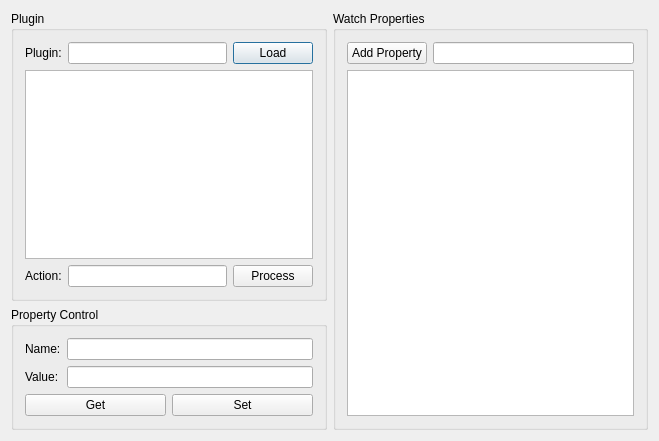
<?xml version="1.0" encoding="UTF-8"?>
<ui version="4.0">
 <class>Dialog</class>
 <widget class="QDialog" name="Dialog">
  <property name="geometry">
   <rect>
    <x>0</x>
    <y>0</y>
    <width>659</width>
    <height>441</height>
   </rect>
  </property>
  <property name="windowTitle">
   <string>Plugin Tester</string>
  </property>
  <layout class="QGridLayout" name="gridLayout_5">
   <item row="0" column="0">
    <widget class="QGroupBox" name="groupBox_3">
     <property name="title">
      <string>Plugin</string>
     </property>
     <layout class="QGridLayout" name="gridLayout_4">
      <item row="0" column="0">
       <widget class="QLabel" name="label">
        <property name="text">
         <string>Plugin:</string>
        </property>
       </widget>
      </item>
      <item row="0" column="1">
       <widget class="QLineEdit" name="lineEditPlugin"/>
      </item>
      <item row="0" column="2">
       <widget class="QPushButton" name="pushButton">
        <property name="text">
         <string>Load</string>
        </property>
       </widget>
      </item>
      <item row="1" column="0" colspan="3">
       <widget class="QTableView" name="tableView">
        <attribute name="horizontalHeaderStretchLastSection">
         <bool>true</bool>
        </attribute>
        <attribute name="horizontalHeaderStretchLastSection">
         <bool>true</bool>
        </attribute>
       </widget>
      </item>
      <item row="2" column="0">
       <widget class="QLabel" name="label_2">
        <property name="text">
         <string>Action:</string>
        </property>
       </widget>
      </item>
      <item row="2" column="1">
       <widget class="QLineEdit" name="lineEditAction"/>
      </item>
      <item row="2" column="2">
       <widget class="QPushButton" name="pushButton_2">
        <property name="text">
         <string>Process</string>
        </property>
       </widget>
      </item>
     </layout>
    </widget>
   </item>
   <item row="0" column="1" rowspan="2">
    <widget class="QGroupBox" name="groupBox_2">
     <property name="title">
      <string>Watch Properties</string>
     </property>
     <layout class="QGridLayout" name="gridLayout_2">
      <item row="0" column="0">
       <layout class="QHBoxLayout" name="horizontalLayout">
        <item>
         <widget class="QPushButton" name="pushButtonAddWatch">
          <property name="text">
           <string>Add Property</string>
          </property>
         </widget>
        </item>
        <item>
         <widget class="QLineEdit" name="lineEditWatch"/>
        </item>
       </layout>
      </item>
      <item row="1" column="0">
       <widget class="QTableView" name="tableViewProp"/>
      </item>
     </layout>
    </widget>
   </item>
   <item row="1" column="0">
    <widget class="QGroupBox" name="groupBox">
     <property name="title">
      <string>Property Control</string>
     </property>
     <layout class="QGridLayout" name="gridLayout_3">
      <item row="0" column="0" colspan="2">
       <layout class="QGridLayout" name="gridLayout">
        <item row="0" column="0">
         <widget class="QLabel" name="label_3">
          <property name="text">
           <string>Name:</string>
          </property>
         </widget>
        </item>
        <item row="0" column="1">
         <widget class="QLineEdit" name="lineEditPropName"/>
        </item>
        <item row="1" column="0">
         <widget class="QLabel" name="label_4">
          <property name="text">
           <string>Value:</string>
          </property>
         </widget>
        </item>
        <item row="1" column="1">
         <widget class="QLineEdit" name="lineEditPropValue"/>
        </item>
       </layout>
      </item>
      <item row="1" column="0">
       <widget class="QPushButton" name="pushButtonGet">
        <property name="text">
         <string>Get</string>
        </property>
       </widget>
      </item>
      <item row="1" column="1">
       <widget class="QPushButton" name="pushButtonSet">
        <property name="text">
         <string>Set</string>
        </property>
       </widget>
      </item>
     </layout>
    </widget>
   </item>
  </layout>
 </widget>
 <layoutdefault spacing="6" margin="11"/>
 <resources/>
 <connections/>
</ui>
